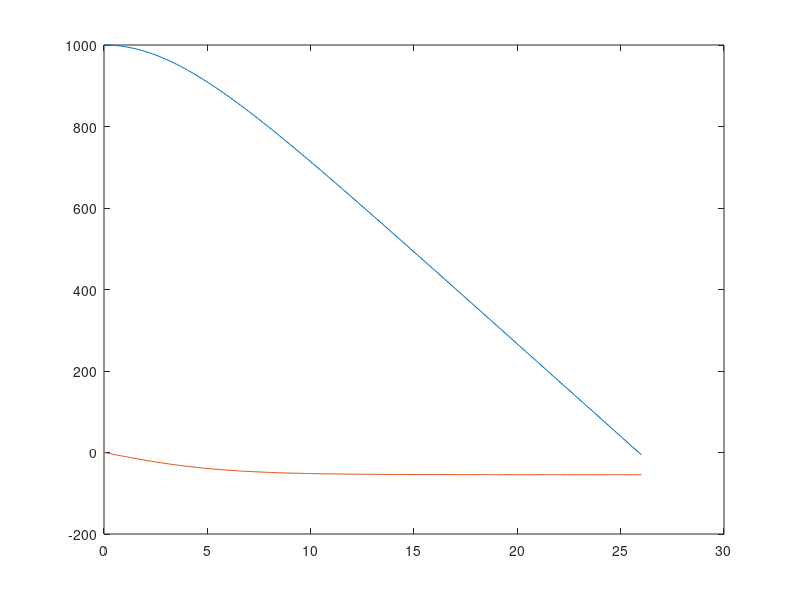

MATLAB code to generate this figure:
%exercício 3
clear all
clc
m=1; %massa
h=1000; %altura
gamma=4.*(10.^(-3)); %coeficiente de atrito
g=9.875;
dt=0.1;
t(1)=0;
i=0;
f(1,1)=h; %posiçao
f(2,1)=0; %velocidade
gf=@(t,f)[f(2);gamma.*f(2).^2-m*g];
a=1;
vterm=0;
tterm=0;
k1=zeros(2,1);
k2=zeros(2,1);
k3=zeros(2,1);
k4=zeros(2,1);
while a>0
	i=i+1;
	t(i+1)=t(i)+dt;	
	k1(:,1)=gf(t(i),f(:,i));
	k2(:,1)=gf(t(i)+dt./2,f(:,i)+(k1(:,1).*dt)./2);
	k3(:,1)=gf(t(i)+dt./2,f(:,i)+(k2(:,1).*dt)./2);
	k4(:,1)=gf(t(i)+dt,f(:,1).*dt.*k3(:,1));
	f(:,i+1)=f(:,i)+(dt./6).*(k1+2.*k2+2.*k3+k4);
	a=f(1,i);
		if (abs(f(2,i)-f(2,i+1))<10.^(-2)) && (tterm==0)
				vterm=f(2,i);
				tterm=t(i);
		end
end
vterm
tterm
plot(t,f);
